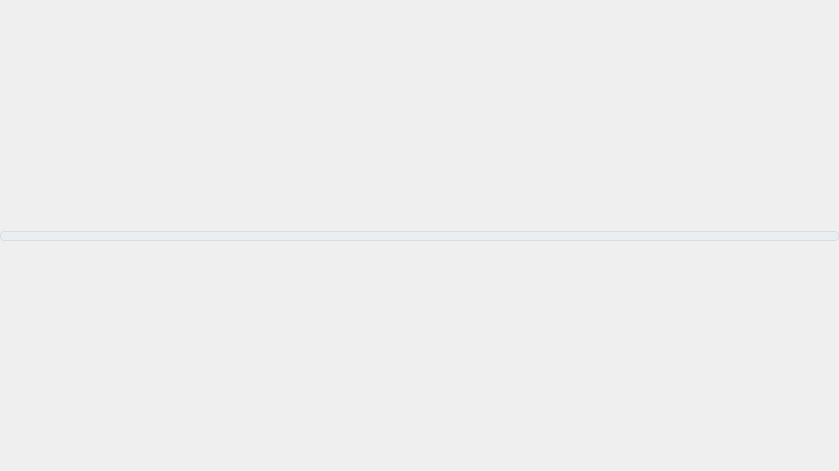
<?xml version="1.0" encoding="UTF-8"?>
<ui version="4.0">
 <class>WaveformWidget</class>
 <widget class="QWidget" name="WaveformWidget">
  <property name="geometry">
   <rect>
    <x>0</x>
    <y>0</y>
    <width>839</width>
    <height>471</height>
   </rect>
  </property>
  <property name="windowTitle">
   <string>Dialog</string>
  </property>
  <layout class="QVBoxLayout" name="verticalLayout">
   <property name="leftMargin">
    <number>0</number>
   </property>
   <property name="topMargin">
    <number>0</number>
   </property>
   <property name="rightMargin">
    <number>0</number>
   </property>
   <property name="bottomMargin">
    <number>0</number>
   </property>
   <property name="spacing">
    <number>0</number>
   </property>
   <item>
    <widget class="QSplitter" name="splitter">
     <property name="orientation">
      <enum>Qt::Orientation::Vertical</enum>
     </property>
     <property name="handleWidth">
      <number>8</number>
     </property>
     <property name="styleSheet">
      <string notr="true">QSplitter::handle {
  background: #e9eef3;
  border: 1px solid #d9dde3;
  border-radius: 4px;
}
QSplitter::handle:hover { background: #dfe7ef; }</string>
     </property>
     <widget class="QCustomPlot" name="plotVoltage" native="true"/>
     <widget class="QCustomPlot" name="plotCurrent" native="true"/>
    </widget>
   </item>
  </layout>
 </widget>
 <customwidgets>
  <customwidget>
   <class>QCustomPlot</class>
   <extends>QWidget</extends>
   <header location="global">qcustomplot.h</header>
   <container>1</container>
  </customwidget>
 </customwidgets>
 <resources/>
 <connections/>
</ui>
